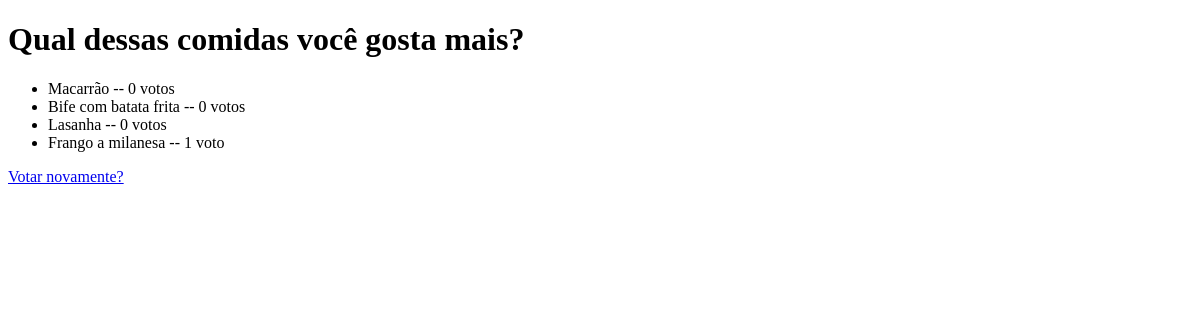
/polls/5/results/, run on an earlier commit of the app's database.
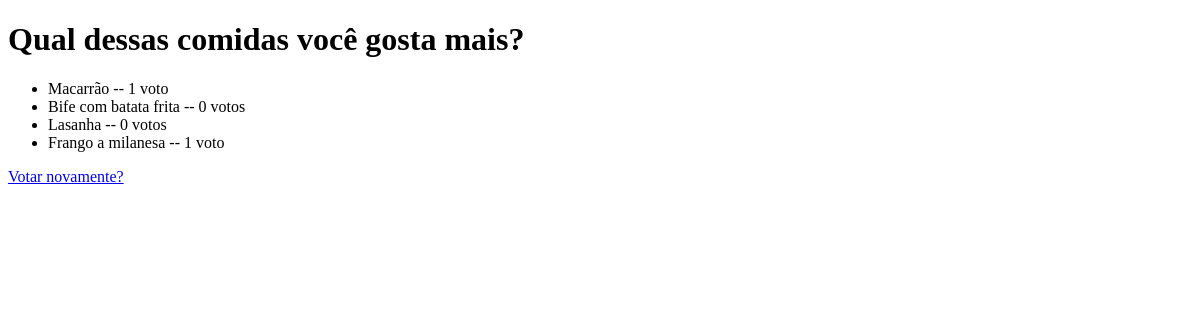
And on a later commit of the database.
### polls/models.py (models this page shows, shortened)
class Choice(models.Model):
    question = models.ForeignKey(Question, on_delete=models.CASCADE)
    choice_text = models.CharField(max_length=200)
    votes = models.IntegerField(default=0)

### polls/views.py (the view)
# urls.py: path("<int:pk>/results/", views.ResultsView.as_view(), name="results"),
class ResultsView(generic.DetailView):
    model = Question
    template_name = "polls/results.html"

### polls/templates/polls/results.html (shortened to what this page needs)
<!DOCTYPE html>
<html>
<head>
</head>
<body>
    <h1>{{ question.question_text }}</h1>
    <ul>
    {% for choice in question.choice_set.all %}
        <li>{{ choice.choice_text }} -- {{ choice.votes }} voto{{ choice.votes|pluralize }}</li>
    {% endfor %}
    </ul>
    <a href="{% url 'polls:detail' question.id %}">Votar novamente?</a>
</body>
</html>

What changed in the data, as far as the page shows it:
changed Choice "Macarrão": votes "0" → "1"
